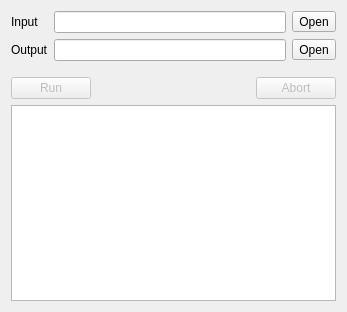
<?xml version="1.0" encoding="UTF-8"?>
<ui version="4.0">
 <class>MainWindow</class>
 <widget class="QMainWindow" name="MainWindow">
  <property name="geometry">
   <rect>
    <x>0</x>
    <y>0</y>
    <width>347</width>
    <height>312</height>
   </rect>
  </property>
  <property name="windowTitle">
   <string>mri_convert</string>
  </property>
  <widget class="QWidget" name="centralWidget">
   <layout class="QVBoxLayout" name="verticalLayout">
    <item>
     <layout class="QGridLayout" name="gridLayout">
      <item row="0" column="0">
       <widget class="QLabel" name="label">
        <property name="text">
         <string>Input</string>
        </property>
       </widget>
      </item>
      <item row="0" column="1">
       <widget class="QLineEdit" name="lineEditInput"/>
      </item>
      <item row="0" column="2">
       <widget class="QToolButton" name="toolButtonInput">
        <property name="text">
         <string>Open</string>
        </property>
        <property name="icon">
         <iconset resource="dummy_qt.qrc">
          <normaloff>:/images/file_open_16.png</normaloff>:/images/file_open_16.png</iconset>
        </property>
       </widget>
      </item>
      <item row="1" column="0">
       <widget class="QLabel" name="label_2">
        <property name="text">
         <string>Output</string>
        </property>
       </widget>
      </item>
      <item row="1" column="1">
       <widget class="QLineEdit" name="lineEditOutput"/>
      </item>
      <item row="1" column="2">
       <widget class="QToolButton" name="toolButtonOutput">
        <property name="text">
         <string>Open</string>
        </property>
        <property name="icon">
         <iconset resource="dummy_qt.qrc">
          <normaloff>:/images/file_open_16.png</normaloff>:/images/file_open_16.png</iconset>
        </property>
       </widget>
      </item>
     </layout>
    </item>
    <item>
     <spacer name="verticalSpacer">
      <property name="orientation">
       <enum>Qt::Vertical</enum>
      </property>
      <property name="sizeType">
       <enum>QSizePolicy::Fixed</enum>
      </property>
      <property name="sizeHint" stdset="0">
       <size>
        <width>20</width>
        <height>10</height>
       </size>
      </property>
     </spacer>
    </item>
    <item>
     <layout class="QHBoxLayout" name="horizontalLayout">
      <item>
       <widget class="QPushButton" name="pushButtonRun">
        <property name="enabled">
         <bool>false</bool>
        </property>
        <property name="text">
         <string>Run</string>
        </property>
       </widget>
      </item>
      <item>
       <spacer name="horizontalSpacer">
        <property name="orientation">
         <enum>Qt::Horizontal</enum>
        </property>
        <property name="sizeHint" stdset="0">
         <size>
          <width>40</width>
          <height>20</height>
         </size>
        </property>
       </spacer>
      </item>
      <item>
       <widget class="QPushButton" name="pushButtonAbort">
        <property name="enabled">
         <bool>false</bool>
        </property>
        <property name="text">
         <string>Abort</string>
        </property>
       </widget>
      </item>
     </layout>
    </item>
    <item>
     <widget class="QTextEdit" name="textEditLog">
      <property name="readOnly">
       <bool>true</bool>
      </property>
     </widget>
    </item>
   </layout>
  </widget>
 </widget>
 <layoutdefault spacing="6" margin="11"/>
 <resources>
  <include location="dummy_qt.qrc"/>
 </resources>
 <connections>
  <connection>
   <sender>toolButtonInput</sender>
   <signal>clicked()</signal>
   <receiver>MainWindow</receiver>
   <slot>OnButtonOpenInput()</slot>
   <hints>
    <hint type="sourcelabel">
     <x>324</x>
     <y>26</y>
    </hint>
    <hint type="destinationlabel">
     <x>493</x>
     <y>28</y>
    </hint>
   </hints>
  </connection>
  <connection>
   <sender>toolButtonOutput</sender>
   <signal>clicked()</signal>
   <receiver>MainWindow</receiver>
   <slot>OnButtonOpenOutput()</slot>
   <hints>
    <hint type="sourcelabel">
     <x>332</x>
     <y>67</y>
    </hint>
    <hint type="destinationlabel">
     <x>463</x>
     <y>84</y>
    </hint>
   </hints>
  </connection>
  <connection>
   <sender>pushButtonRun</sender>
   <signal>clicked()</signal>
   <receiver>MainWindow</receiver>
   <slot>OnButtonRun()</slot>
   <hints>
    <hint type="sourcelabel">
     <x>58</x>
     <y>111</y>
    </hint>
    <hint type="destinationlabel">
     <x>-8</x>
     <y>127</y>
    </hint>
   </hints>
  </connection>
  <connection>
   <sender>pushButtonAbort</sender>
   <signal>clicked()</signal>
   <receiver>MainWindow</receiver>
   <slot>OnButtonAbort()</slot>
   <hints>
    <hint type="sourcelabel">
     <x>313</x>
     <y>113</y>
    </hint>
    <hint type="destinationlabel">
     <x>637</x>
     <y>178</y>
    </hint>
   </hints>
  </connection>
  <connection>
   <sender>lineEditInput</sender>
   <signal>textChanged(QString)</signal>
   <receiver>MainWindow</receiver>
   <slot>UpdateStatus()</slot>
   <hints>
    <hint type="sourcelabel">
     <x>137</x>
     <y>26</y>
    </hint>
    <hint type="destinationlabel">
     <x>122</x>
     <y>383</y>
    </hint>
   </hints>
  </connection>
  <connection>
   <sender>lineEditOutput</sender>
   <signal>textChanged(QString)</signal>
   <receiver>MainWindow</receiver>
   <slot>UpdateStatus()</slot>
   <hints>
    <hint type="sourcelabel">
     <x>186</x>
     <y>71</y>
    </hint>
    <hint type="destinationlabel">
     <x>213</x>
     <y>443</y>
    </hint>
   </hints>
  </connection>
 </connections>
 <slots>
  <slot>OnButtonOpenInput()</slot>
  <slot>OnButtonOpenOutput()</slot>
  <slot>OnButtonRun()</slot>
  <slot>OnButtonAbort()</slot>
  <slot>UpdateStatus()</slot>
 </slots>
</ui>
